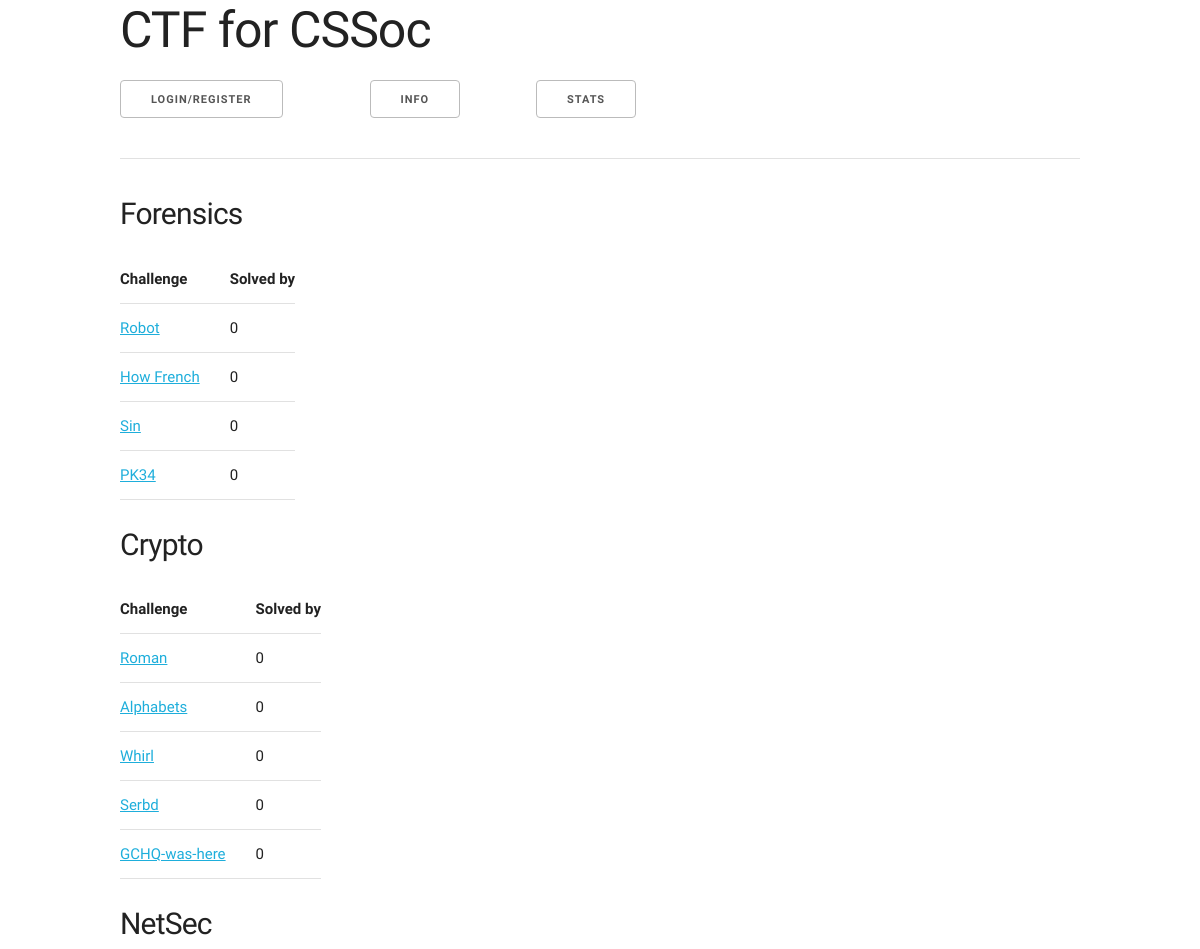
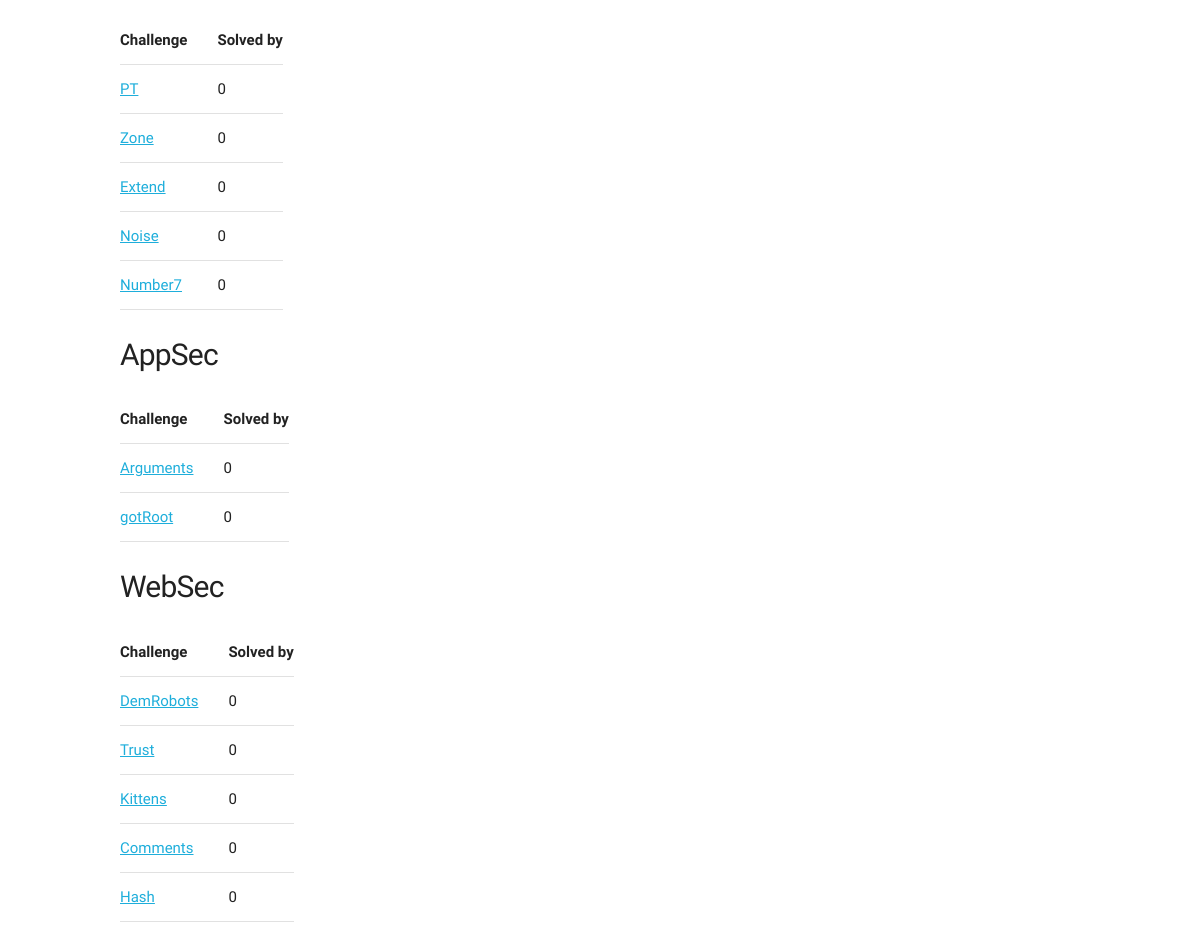
The app's page /stats/challenge/ with its own data (2 pictures, top to bottom).
### challenges/models.py (models this page shows, shortened)
class Category(models.Model):
    name = models.CharField(max_length=50)

class Challenge(models.Model):
    name = models.CharField(max_length=50)
    text = models.TextField()
    solution = models.CharField(max_length=255)
    eta = models.IntegerField(default=1)
    rank = models.IntegerField()
    cat = models.ForeignKey(Category, null=True)
    unlockedBy = models.ManyToManyField(Team, blank=True)
    class Meta:
        unique_together = ('rank', 'cat')

### stats/views.py (the view)
def challengeView(request):
    numOfCategories = Category.objects.all().count()
    categoryInfo = [None] * numOfCategories
    for x in range(numOfCategories):
        currentCategory = Category.objects.all()[x]
        categoryName = currentCategory.name
        challenges = Challenge.objects.filter(cat = currentCategory)
        challengeInfo = [None] * challenges.count()
        for y in range(challenges.count()):
            currentChallenge = challenges[y]
            currentName = currentChallenge.name
            numSolvedBy = SolvedChallenge.objects.filter(challenge = currentChallenge).count()
            challengeInfo[y] = {'name':currentName, 'solved':numSolvedBy,
                    'id':currentChallenge.id}
        categoryInfo[x] = {'name':categoryName, 'challenges':challengeInfo}
    return render(request, 'stats/challenge.html',
            {'base':'base.html', 'user':request.user, 'challenges':categoryInfo})

### stats/templates/stats/challenge.html (shortened to what this page needs)
{% extends base %}
{% block body %}
{% if challenges %}
{% for cat in challenges %}
<h4>{{cat.name}}</h4>
<table>
	<thead>
		<tr>
			<th>Challenge</th>
			<th>Solved by</th>
		</tr>
	</thead>
	<tbody>
{% for chal in cat.challenges %}
<tr>
	<td><a href="{{chal.id}}">{{chal.name}}</a></td>
       	<td>{{chal.solved}}</td>
</tr>
{%endfor%}
	</tbody>
</table>
{%endfor%}
	{%endif%}
{% endblock %}

### challenges/static/skeleton.css (style rules this page uses)
html { font-size: 62.5%; }
body { font-size: 1.5em; line-height: 1.6; font-weight: 400; font-family: "Raleway", "HelveticaNeue", "Helvetica Neue", Helvetica, Arial, sans-serif; color: #222; }
h1, h2, h3, h4, h5, h6 { margin-top: 0; margin-bottom: 2rem; font-weight: 300; }
h4 { font-size: 2.4rem; line-height: 1.35; letter-spacing: -.08rem; }
@media (min-width: 550px) { h4 { font-size: 3.0rem; } }
a { color: #1EAEDB; }
th, td { padding: 12px 15px; text-align: left; border-bottom: 1px solid #E1E1E1; }
th:first-child, td:first-child { padding-left: 0; }
th:last-child, td:last-child { padding-right: 0; }
pre, blockquote, dl, figure, table, p, ul, ol, form { margin-bottom: 2.5rem; }

### records on screen
Category: name "Forensics"
Challenge: name "Robot"
Challenge: name "How French"
Challenge: name "Sin"
Challenge: name "PK34"
Category: name "Crypto"
Challenge: name "Roman"
Challenge: name "Alphabets"
Challenge: name "Whirl"
Challenge: name "Serbd"
Challenge: name "GCHQ-was-here"
Category: name "NetSec"
Challenge: name "PT"
Challenge: name "Zone"
Challenge: name "Extend"
Challenge: name "Noise"
Challenge: name "Number7"
Category: name "AppSec"
Challenge: name "Arguments"
Challenge: name "gotRoot"
Category: name "WebSec"
Challenge: name "DemRobots"
Challenge: name "Trust"
Challenge: name "Kittens"
Challenge: name "Comments"
Challenge: name "Hash"

### other values on screen
{{ chal.solved }} "0" "0" "0" "0" "0" "0" "0" "0" "0" "0" "0" "0" "0" "0" "0" "0" "0" "0" "0" "0" "0"
